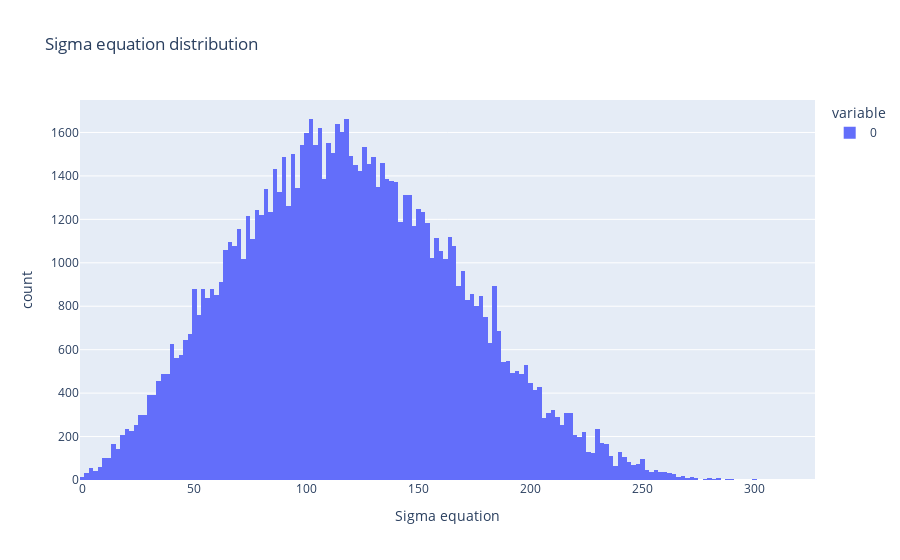

Here is the notebook cell this chart was saved with:
### Code cell
# distribution plot of all the values of the tensore_equazione_sigma, colored by the value of the sigma equation
# flatten the tensore_equazione_sigma
tensore_equazione_sigma_flat = tensore_equazione_sigma.flatten()
# sort the flattened tensore_equazione_sigma
tensore_equazione_sigma_flat.sort()
fig = px.histogram(tensore_equazione_sigma_flat, nbins=200, title='Sigma equation distribution', labels={'value':'Sigma equation'})
fig.show()

### Figure 1 — Plotly figure (JSON) as saved in the notebook; plotly's stock layout.template omitted (floating-point values rounded to 4 significant figures; data arrays with more than 128 entries replaced by an {"elided": "..."} marker saying what was removed)
{"data": [{"alignmentgroup": "True", "bingroup": "x", "hovertemplate": "variable=0<br>Sigma equation=%{x}<br>count=%{y}<extra></extra>", "legendgroup": "0", "marker": {"color": "#636efa", "pattern": {"shape": ""}}, "name": "0", "nbinsx": 200, "offsetgroup": "0", "orientation": "v", "showlegend": true, "type": "histogram", "x": {"elided": "100000 float values"}, "xaxis": "x", "yaxis": "y"}], "layout": {"barmode": "relative", "legend": {"title": {"text": "variable"}, "tracegroupgap": 0}, "title": {"text": "Sigma equation distribution"}, "xaxis": {"anchor": "y", "domain": [0, 1], "title": {"text": "Sigma equation"}}, "yaxis": {"anchor": "x", "domain": [0, 1], "title": {"text": "count"}}}}
